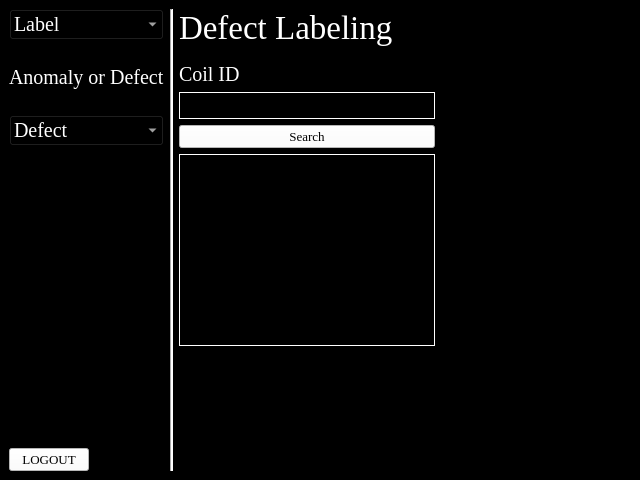
<?xml version="1.0" encoding="UTF-8"?>
<ui version="4.0">
 <class>MainWindow</class>
 <widget class="QMainWindow" name="MainWindow">
  <property name="geometry">
   <rect>
    <x>0</x>
    <y>0</y>
    <width>640</width>
    <height>480</height>
   </rect>
  </property>
  <property name="windowTitle">
   <string>MainWindow</string>
  </property>
  <widget class="QWidget" name="centralwidget">
   <property name="styleSheet">
    <string notr="true">background-color: rgb(0, 0, 0);</string>
   </property>
   <layout class="QGridLayout" name="gridLayout">
    <item row="0" column="2">
     <layout class="QVBoxLayout" name="verticalLayout_2">
      <item>
       <layout class="QVBoxLayout" name="verticalLayout_4">
        <item>
         <widget class="QLabel" name="titleText">
          <property name="font">
           <font>
            <family>Times New Roman</family>
            <pointsize>25</pointsize>
           </font>
          </property>
          <property name="styleSheet">
           <string notr="true">color: rgb(255, 255, 255);</string>
          </property>
          <property name="text">
           <string>Defect Labeling</string>
          </property>
         </widget>
        </item>
        <item>
         <spacer name="verticalSpacer_7">
          <property name="orientation">
           <enum>Qt::Orientation::Vertical</enum>
          </property>
          <property name="sizeType">
           <enum>QSizePolicy::Policy::Minimum</enum>
          </property>
          <property name="sizeHint" stdset="0">
           <size>
            <width>20</width>
            <height>10</height>
           </size>
          </property>
         </spacer>
        </item>
        <item>
         <layout class="QVBoxLayout" name="verticalLayout_6">
          <item>
           <widget class="QLabel" name="label">
            <property name="font">
             <font>
              <family>Times New Roman</family>
              <pointsize>15</pointsize>
             </font>
            </property>
            <property name="styleSheet">
             <string notr="true">color: rgb(255, 255, 255);</string>
            </property>
            <property name="text">
             <string>Coil ID</string>
            </property>
           </widget>
          </item>
          <item>
           <widget class="QLineEdit" name="coilIDInput">
            <property name="font">
             <font>
              <family>Times New Roman</family>
              <pointsize>15</pointsize>
             </font>
            </property>
            <property name="styleSheet">
             <string notr="true">QLineEdit {
    color: white;
    background-color: black;
    border: 1px solid white; 
} </string>
            </property>
           </widget>
          </item>
         </layout>
        </item>
        <item>
         <widget class="QPushButton" name="startDetectionButton">
          <property name="font">
           <font>
            <family>Times New Roman</family>
            <pointsize>10</pointsize>
           </font>
          </property>
          <property name="styleSheet">
           <string notr="true">background-color: rgb(255, 255, 255);</string>
          </property>
          <property name="text">
           <string>Search</string>
          </property>
         </widget>
        </item>
        <item>
         <widget class="QTableView" name="tableView">
          <property name="styleSheet">
           <string notr="true">QTableView {
    color: white;
	font: 15pt &quot;Times New Roman&quot;;
    background-color: black;
    border: 1px solid white; 
} </string>
          </property>
         </widget>
        </item>
       </layout>
      </item>
      <item>
       <spacer name="verticalSpacer_6">
        <property name="orientation">
         <enum>Qt::Orientation::Vertical</enum>
        </property>
        <property name="sizeType">
         <enum>QSizePolicy::Policy::Expanding</enum>
        </property>
        <property name="sizeHint" stdset="0">
         <size>
          <width>20</width>
          <height>10</height>
         </size>
        </property>
       </spacer>
      </item>
     </layout>
    </item>
    <item row="0" column="1">
     <widget class="Line" name="line">
      <property name="styleSheet">
       <string notr="true">background-color: rgb(255, 255, 255);</string>
      </property>
      <property name="orientation">
       <enum>Qt::Orientation::Vertical</enum>
      </property>
     </widget>
    </item>
    <item row="0" column="0">
     <layout class="QVBoxLayout" name="verticalLayout">
      <item>
       <layout class="QVBoxLayout" name="verticalLayout_3">
        <item>
         <widget class="QComboBox" name="comboBox">
          <property name="font">
           <font>
            <family>Times New Roman</family>
            <pointsize>15</pointsize>
           </font>
          </property>
          <property name="styleSheet">
           <string notr="true">color: rgb(255, 255, 255);</string>
          </property>
          <item>
           <property name="text">
            <string>Label</string>
           </property>
          </item>
          <item>
           <property name="text">
            <string>Main</string>
           </property>
          </item>
          <item>
           <property name="text">
            <string>Detect</string>
           </property>
          </item>
          <item>
           <property name="text">
            <string>Train</string>
           </property>
          </item>
          <item>
           <property name="text">
            <string>Report</string>
           </property>
          </item>
          <item>
           <property name="text">
            <string>Admin</string>
           </property>
          </item>
         </widget>
        </item>
        <item>
         <spacer name="verticalSpacer_4">
          <property name="orientation">
           <enum>Qt::Orientation::Vertical</enum>
          </property>
          <property name="sizeType">
           <enum>QSizePolicy::Policy::Minimum</enum>
          </property>
          <property name="sizeHint" stdset="0">
           <size>
            <width>20</width>
            <height>20</height>
           </size>
          </property>
         </spacer>
        </item>
        <item>
         <widget class="QLabel" name="label_2">
          <property name="font">
           <font>
            <family>Times New Roman</family>
            <pointsize>15</pointsize>
           </font>
          </property>
          <property name="styleSheet">
           <string notr="true">color: rgb(255, 255, 255);</string>
          </property>
          <property name="text">
           <string>Anomaly or Defect</string>
          </property>
         </widget>
        </item>
        <item>
         <spacer name="verticalSpacer_3">
          <property name="orientation">
           <enum>Qt::Orientation::Vertical</enum>
          </property>
          <property name="sizeType">
           <enum>QSizePolicy::Policy::Minimum</enum>
          </property>
          <property name="sizeHint" stdset="0">
           <size>
            <width>20</width>
            <height>20</height>
           </size>
          </property>
         </spacer>
        </item>
        <item>
         <widget class="QComboBox" name="menu">
          <property name="font">
           <font>
            <family>Times New Roman</family>
            <pointsize>15</pointsize>
           </font>
          </property>
          <property name="styleSheet">
           <string notr="true">color: rgb(255, 255, 255);</string>
          </property>
          <item>
           <property name="text">
            <string>Defect</string>
           </property>
          </item>
          <item>
           <property name="text">
            <string>Anomaly</string>
           </property>
          </item>
         </widget>
        </item>
       </layout>
      </item>
      <item>
       <spacer name="verticalSpacer_2">
        <property name="orientation">
         <enum>Qt::Orientation::Vertical</enum>
        </property>
        <property name="sizeHint" stdset="0">
         <size>
          <width>20</width>
          <height>40</height>
         </size>
        </property>
       </spacer>
      </item>
      <item alignment="Qt::AlignmentFlag::AlignLeft|Qt::AlignmentFlag::AlignBottom">
       <widget class="QPushButton" name="logoutButton">
        <property name="font">
         <font>
          <family>Times New Roman</family>
          <pointsize>10</pointsize>
         </font>
        </property>
        <property name="styleSheet">
         <string notr="true">background-color: rgb(255, 255, 255);</string>
        </property>
        <property name="text">
         <string>LOGOUT</string>
        </property>
       </widget>
      </item>
     </layout>
    </item>
    <item row="0" column="6">
     <spacer name="horizontalSpacer">
      <property name="orientation">
       <enum>Qt::Orientation::Horizontal</enum>
      </property>
      <property name="sizeHint" stdset="0">
       <size>
        <width>40</width>
        <height>20</height>
       </size>
      </property>
     </spacer>
    </item>
   </layout>
  </widget>
 </widget>
 <resources/>
 <connections/>
</ui>
